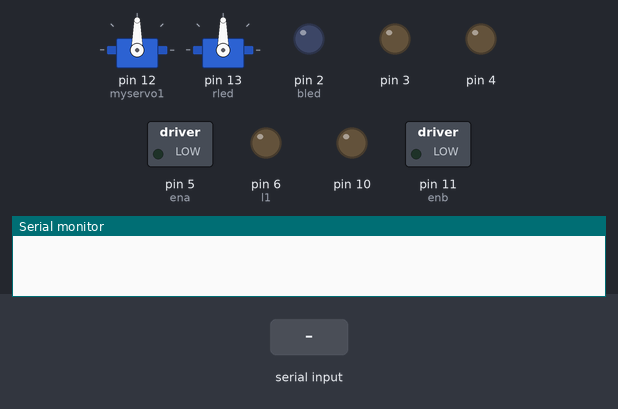
The sketch below on a simulated Arduino Uno, built with avr-gcc and run on an emulated ATmega328P. On the bench: 2 × servo, switched loads named in the sketch (green lamp = pin HIGH), output pins drawn as LEDs (lit = HIGH), the last lines printed to the serial monitor. The inputs (shaded band) are chosen by the test bench. Pins used as bus, display or sensor lines are not drawn.

Above: at 1.2 s.
1.3 s: "90,45\n" received over Serial
At 3.9 s:
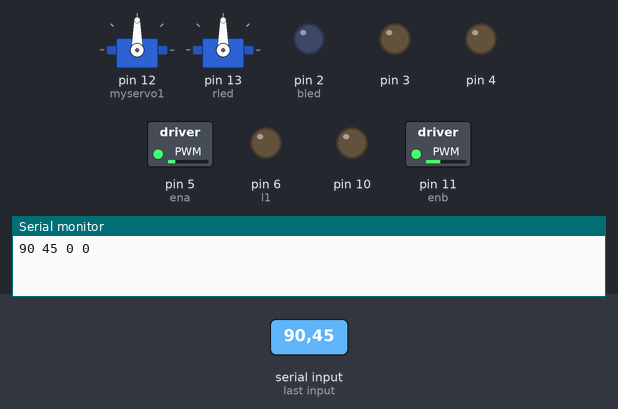
4.3 s: "30,150\n" received over Serial
At 7.1 s:
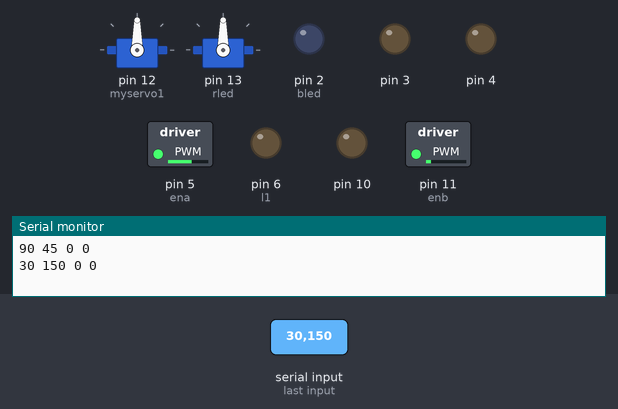
7.3 s: "1,90\n" received over Serial
At 9.6 s:
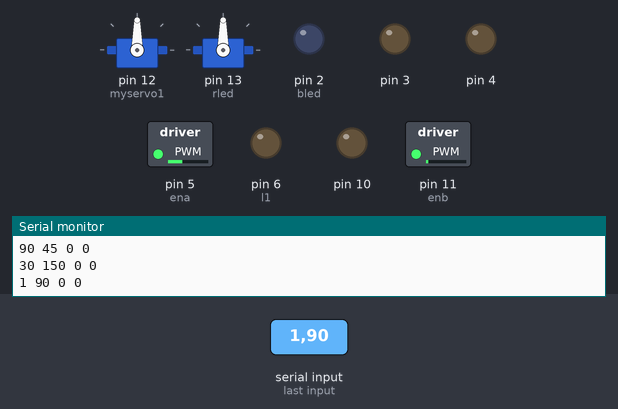
Timing chart, 0 to 11.1 s (numbered marks = the images above; inputs shaded):
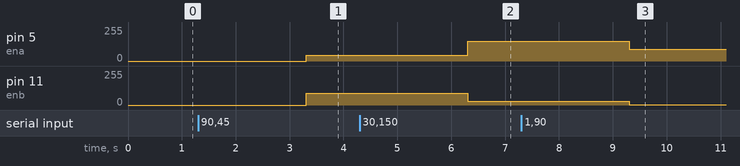

Measured:
- after the input at 1.3 s, pin 5 (ena): 0/255 → 45/255 after 2.0 s; pin 11 (enb): 0/255 → 90/255 after 2.0 s
- after the input at 4.3 s, pin 5 (ena): 45/255 → 150/255 after 2.0 s; pin 11 (enb): 90/255 → 30/255 after 2.0 s
- after the input at 7.3 s, pin 5 (ena): 150/255 → 90/255 after 2.0 s; pin 11 (enb): 30/255 → 1/255 after 2.0 s

The sketch:

stringwrite.ino
```cpp
/*Motor Driver Configuration-
MOTOR-A
Pin 1- High-Clockwise
Pin 2- High- Anticlockwise
MOTOR-B
Pin 3- High-Clockwise
Pin 4- High- Anticlockwise*/
#include<Servo.h>
Servo myservo1,myservo2; //Servo Objects
int pos=0; //Initial Position of both the servos
int l1=6; // Connect l1 to Pin 1 of Motor Driver
int l2=7; //Connect l2 to pin 2
int r1=9; //connect r1 to pin 3
int r2=8;//connect r2 to pin 4
int ena=5; //Enable A, Pin 5 is PWM for controlling speed
int enb=11;//Enable B, Pin 11 is PWM for controlling speed of motor
int speedr=30; //Chenge the values in order to configure perfectly of sppedl and speedr
int speedl=37;
char  val;
int rled=13;
int bled=2;
char data;
int lm;
int rm;
int f;
int b;
void forward()
{
  //Both motors will run clockwise here
  analogWrite(ena,speedl); //These tell motor with which speed it needs to move
  analogWrite(enb,speedr);
  digitalWrite(l1,HIGH);
  digitalWrite(l2,LOW);
  digitalWrite(r1,LOW);
  digitalWrite(r2,HIGH);
}

void reverse()
{
  //Both motors will run anti clockwise here
  analogWrite(ena,speedl);
  analogWrite(enb,speedr);
  digitalWrite(l1,LOW);
  digitalWrite(l2,HIGH);
  digitalWrite(r1,HIGH);
  digitalWrite(r2,LOW);
}

void left()
{
  //Similar to right()
  //speedl=125;
  analogWrite(ena,speedl+10);
  analogWrite(enb,speedr+10);
  digitalWrite(l1,LOW);
  digitalWrite(l2,HIGH);
  digitalWrite(r1,LOW);
  digitalWrite(r2,HIGH);
}


void right()
{//speedr=90;
  //Motor A goes clockwise and Motor B goes anti clockwise for very fast turning (keeping bot steady, it turns)
  analogWrite(ena,speedl+10);
  analogWrite(enb,speedr+10);
  digitalWrite(l1,HIGH);
  digitalWrite(l2,LOW);
  digitalWrite(r1,HIGH);
  digitalWrite(r2,LOW);
}

void stop()
{
  //Stop the bot
  analogWrite(ena,0);
  analogWrite(enb,0);
  digitalWrite(l1,LOW);
  digitalWrite(l2,LOW);
  digitalWrite(r1,LOW);
  digitalWrite(r2,LOW);
}

void u2d()
{ //For servo movement from up to down
  for (pos = 100; pos <= 180; pos += 1) { // goes from intial degrees to final degrees
    // in steps of 1 degree
    myservo1.write(pos);
    myservo2.write(180-pos); // tell servo to go to position in variable 'pos'
    delay(20);
  }
}

void d2u(int f, int i)
{
  //For servo movement from down to up
  for (pos = 180; pos >= 100; pos -= 1) { // goes from final degrees to initial degrees
    myservo1.write(pos);
    myservo2.write(pos-100);// tell servo to go to position in variable 'pos'
    delay(20);
  }
}

void setup() {
  // put your setup code here, to run once:
  Serial.begin(9600);
  myservo1.attach(12);
  myservo2.attach(13);
  //u2d(pos,pos);  //Set initial servos to 'pos' initial degrees
  pinMode(l1,OUTPUT);
  //pinMode(l2,OUTPUT);
  pinMode(r1,OUTPUT);
  pinMode(r2,OUTPUT);
  pinMode(ena,OUTPUT);
  pinMode(enb,OUTPUT);
  pinMode(3,OUTPUT);
  pinMode(4,OUTPUT);
  pinMode(rled,OUTPUT);
  pinMode(11,OUTPUT);
  pinMode(bled,OUTPUT);
  pinMode(10,OUTPUT);
  //Serial.write('1');
}

void loop() {
  //forward();
  //reverse();
  //right();
  //left();
  if(Serial.available() > 0){
    lm=Serial.parseInt();
    rm=Serial.parseInt();
    f=Serial.parseInt();
    b=Serial.parseInt();
    data = Serial.read();
    speedr=lm;
    speedl=rm;
    Serial.print(lm);
    Serial.print(' ');
    Serial.print(rm);
    Serial.print(' ');
    Serial.print(f);
    Serial.print(' ');
    Serial.println(b);
    //Serial.print(data);
    if(f==0 && b==0 && lm==0 && rm==0)
    {
      stop();
    }
  else if(f==1 && b==1){
    forward();
  }
  else if(f==0 && b==0){
    reverse();
  }
  else if(f==1 && b==0){
    right();
  }
  else if(f==0 && b==1){
    left();
  }
 // delay(2000);


    /*if(data == 'o'){
      digitalWrite(rled,HIGH);
    }

    else if(data == 'a'){
      digitalWrite(rled,LOW);
    }

    if(data == 'f'){
      forward();
      Serial.println(data);
      //delay(90); //
      //stop();

    }
    else if(data == 'r'){
      fright();
      //delay(60); //45
      //stop();

    }
    else if(data == 'l'){
      fleft();
      //delay(60); //30
      //stop();

    }


    else if(data == 's')
    {
      stop();
      }

    //Serial.write('0');
    */
  }
}
```
